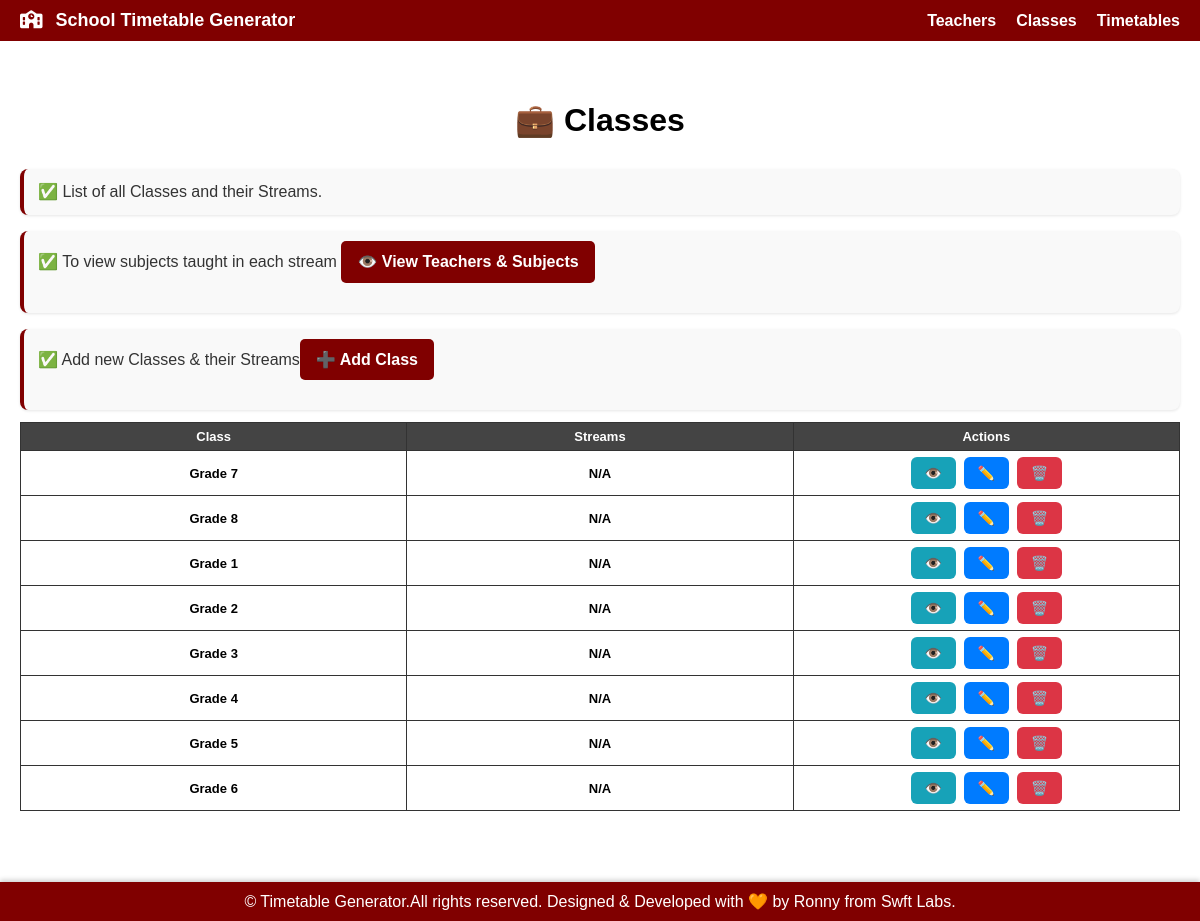
The page /classes/ on the database as committed earlier.
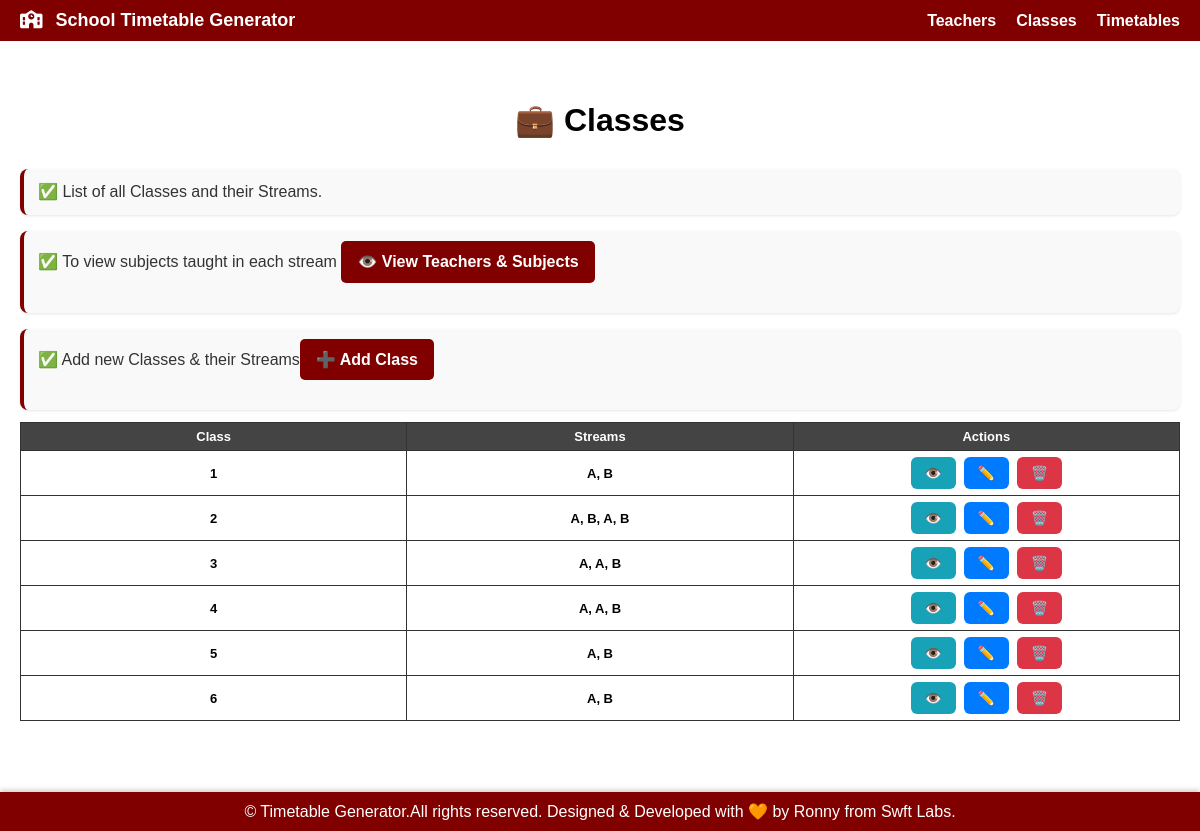
The same page on the database as committed later.
### timetables/models.py (models this page shows, shortened)
class SchoolClass(models.Model):
    name = models.CharField(max_length=50)

class Stream(models.Model):
    school_class = models.ForeignKey(SchoolClass, on_delete=models.CASCADE, related_name='streams')
    name = models.CharField(max_length=10)  # e.g., "A"

### timetables/views.py (the view)
# urls.py: path('classes/', views.list_classes, name='classes'),
def list_classes(request):
    classes = SchoolClass.objects.all()
    paginator = Paginator(classes, 10)
    page_number = request.GET.get('page')
    page_obj = paginator.get_page(page_number)
    return render(request, 'list_classes.html', {'classes': page_obj, 'page_obj': page_obj})

### templates/list_classes.html (shortened to what this page needs)
{% extends 'base.html' %}
{% block content %}
<h1>💼 Classes</h1>
<p>✅ List of all Classes and their Streams.</p>
<p>✅ To view subjects taught in each stream <a href="{% url 'assignments' %}" class="btn-global"></i>👁️ View Teachers &  Subjects</a></p>
<p>✅ Add new Classes &  their Streams<a href="{% url 'add_class' %}" class="btn-global">➕ Add Class</a> </p>
<table>
  <tr>
    <th>Class</th>
    <th>Streams</th>
        <th>Actions</th>
  </tr>
  {% for cls in classes %}
    <tr>
      <td>{{ cls.name }}</td>
      <td>
{% for stream in cls.streams.all %}
    {{ stream.name }}{% if not forloop.last %}, {% endif %}
{% empty %}
    N/A
{% endfor %}
</td>
<td>
  <a href="{% url 'view_class' cls.id %}" class="action-btn view">👁️</a>
  <a href="{% url 'edit_class' cls.id %}" class="action-btn edit">✏️</a>
  <a href="{% url 'delete_class' cls.id %}" class="action-btn delete">🗑️</a>
</td>
    </tr>
  {% endfor %}
</table>
{% endblock %}

Rows that differ between the two databases and show on the page:
removed SchoolClass: name "Grade 7"
removed SchoolClass: name "Grade 8"
removed SchoolClass: name "Grade 1"
removed SchoolClass: name "Grade 2"
removed SchoolClass: name "Grade 3"
removed SchoolClass: name "Grade 4"
removed SchoolClass: name "Grade 5"
removed SchoolClass: name "Grade 6"
added SchoolClass: name "1"
added Stream: name "A", shown under "1"
added Stream: name "B", shown under "1"
added SchoolClass: name "2"
added Stream: name "A", shown under "2"
added Stream: name "B", shown under "2"
added Stream: name "A", shown under "2"
added Stream: name "B", shown under "2"
added SchoolClass: name "3"
added Stream: name "A", shown under "3"
added Stream: name "A", shown under "3"
added Stream: name "B", shown under "3"
added SchoolClass: name "4"
added Stream: name "A", shown under "4"
added Stream: name "A", shown under "4"
added Stream: name "B", shown under "4"
added SchoolClass: name "5"
added Stream: name "A", shown under "5"
added Stream: name "B", shown under "5"
added SchoolClass: name "6"
added Stream: name "A", shown under "6"
added Stream: name "B", shown under "6"
